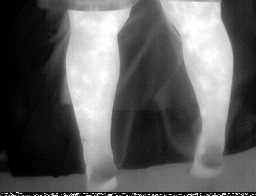
#> input picture segmentation/Fernando 2 s.tif, 256 x 196 px
$ python KvC.py
#> lines starting #> are read from the running program, lines starting #| are printed output that depends on the picture; after the words box and inside, x2 and y2 are one past the last pixel; in counts of white or black regions, pixels touching at a corner belong together
import cv2
import numpy as np
import matplotlib.pyplot as plt

# Path gambar thermal
image_path = "Fernando 2 s.tif"

# Baca gambar grayscale
img = cv2.imread(image_path, cv2.IMREAD_GRAYSCALE)
#> img is the input picture: shape (196, 256); min 0, max 255, mean 96.1

# Validasi jika gambar gagal dibaca
if img is None:
    raise FileNotFoundError(f"Gambar tidak ditemukan: {image_path}")

# Gunakan teknik adaptif threshold (karena kaki dan celana beda tekstur)
adapt = cv2.adaptiveThreshold(img, 255,
                              cv2.ADAPTIVE_THRESH_MEAN_C,
                              cv2.THRESH_BINARY_INV,
                              25, 10)
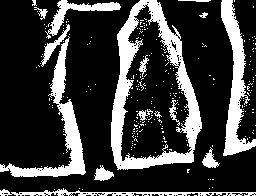
#> adapt: shape (196, 256); 23.5% white; 257 white regions (242 under 20 px), largest, box (x1, y1, x2, y2) and area: (111, 0, 202, 170) 4595, (0, 36, 86, 177) 2186, (221, 0, 256, 156) 2094

# Morphology untuk memperjelas batas
kernel = np.ones((3, 3), np.uint8)
morph = cv2.morphologyEx(adapt, cv2.MORPH_OPEN, kernel)
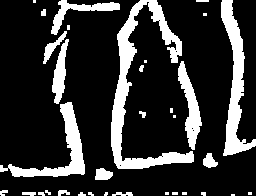
#> morph: shape (196, 256); 19.7% white; 34 white regions (15 under 20 px), largest, box (x1, y1, x2, y2) and area: (111, 0, 194, 169) 3259, (221, 0, 256, 156) 1983, (0, 102, 85, 177) 1489

# Tampilkan hasil
plt.figure(figsize=(10, 4))

plt.subplot(1, 3, 1)
plt.title("Original Picture")
plt.imshow(img, cmap='gray')
plt.axis('off')

plt.subplot(1, 3, 2)
plt.title("Adaptive Threshold")
plt.imshow(adapt, cmap='gray')
plt.axis('off')

plt.subplot(1, 3, 3)
plt.title("Kaki vs Celana")
plt.imshow(morph, cmap='gray')
plt.axis('off')

plt.tight_layout()
plt.show()
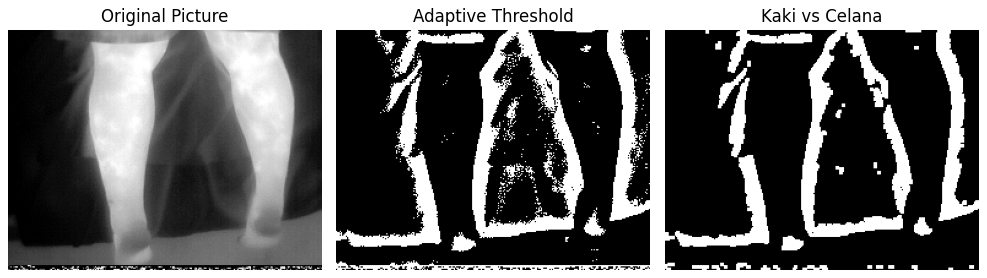
#> figure drawn by matplotlib, 3 panels

$ run again, with segmentation/Fernando 1.tif copied over segmentation/Fernando 2 s.tif
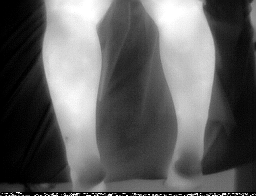
#> input picture segmentation/Fernando 1.tif, 256 x 196 px
#> img is the input picture: shape (196, 256); min 0, max 255, mean 95
#> `adapt = cv2.adaptiveThreshold(img, 255, cv2.ADAPTIVE_THRESH_MEAN_C, cv..`:
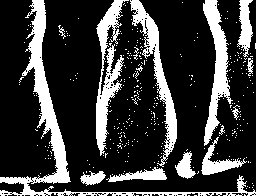
#> adapt: shape (196, 256); 23% white; 332 white regions (318 under 20 px), largest, box (x1, y1, x2, y2) and area: (0, 0, 256, 196) 3616, (96, 0, 129, 156) 1854, (130, 0, 177, 167) 1684
#> morph: shape (196, 256); 18.3% white; 39 white regions (21 under 20 px), largest, box (x1, y1, x2, y2) and area: (27, 0, 70, 183) 2277, (203, 0, 230, 144) 1579, (131, 0, 177, 142) 1321
#> `plt.show()`:
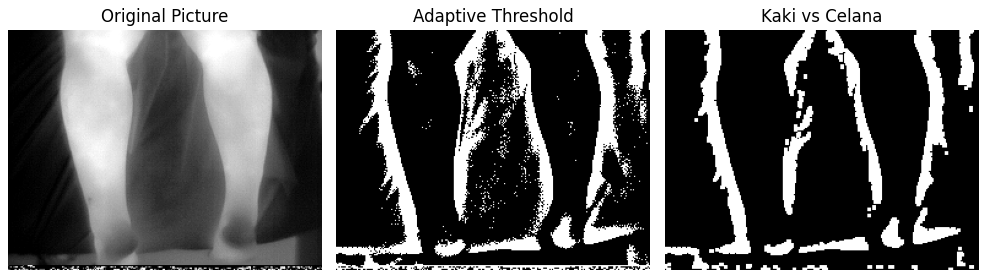
#> figure drawn by matplotlib, 3 panels
